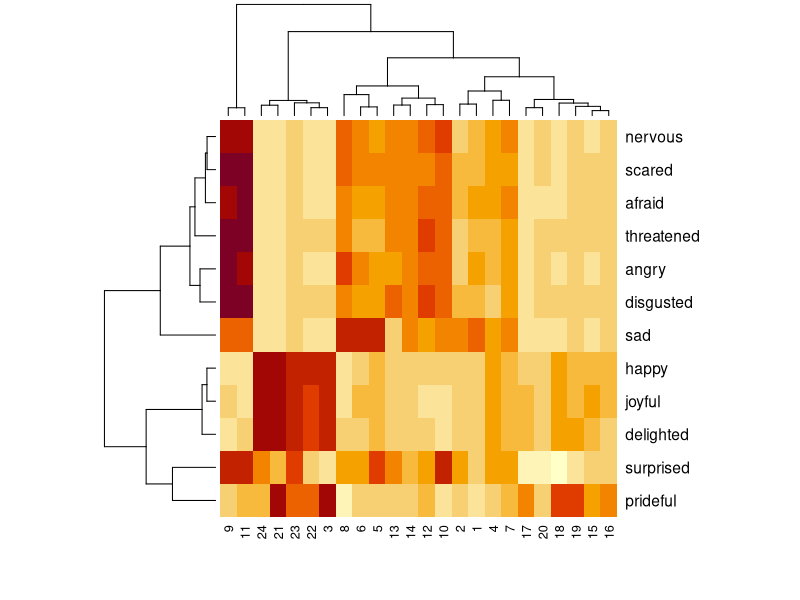
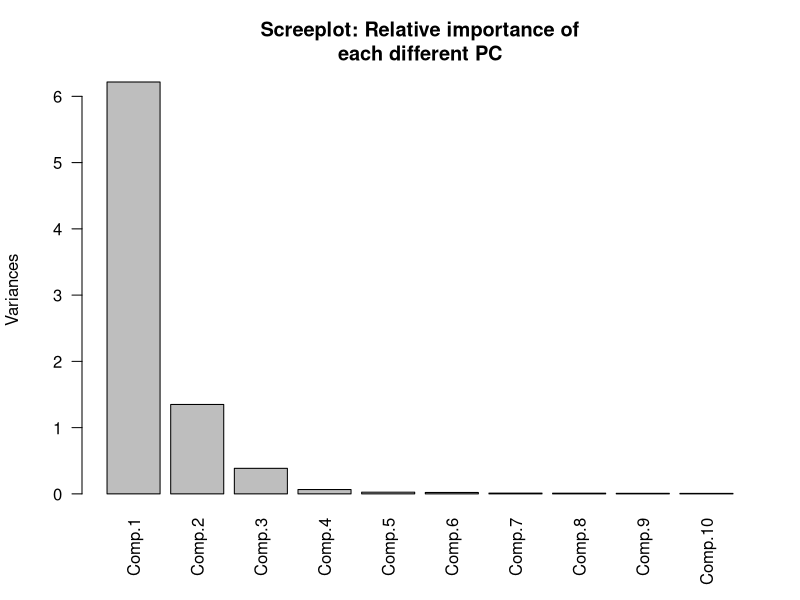

Write R code to recreate these figures, in order.
## ---- chunk 1
codings <- read.csv("../data/image-codings.csv", stringsAsFactors = F)
head(codings, n=6)
## ---- chunk 2
library(dplyr)
agg <- codings %>% group_by(image) %>%
  summarise_all(mean)
## ---- chunk 3
mat <- agg %>% 
  select(-image) %>%  # keep only the numeric variables
  data.matrix() # convert to matrix
heatmap(t(mat)) # transpose to help visualization
## ---- chunk 4
pca <- princomp(mat)
pca
## ---- chunk 5
# loading for first two components
round(pca$loadings[,1:2],2)
## ---- chunk 6
screeplot(pca, 
          main="Screeplot: Relative importance of\neach different PC",
          las=2)
